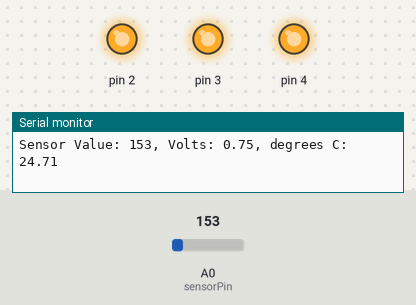
Bench run of a sketch on a simulated Arduino Uno, built with avr-gcc and run on an emulated ATmega328P. On the bench: output pins drawn as LEDs (lit = HIGH), the last lines printed to the serial monitor. The inputs (shaded band) are chosen by the test bench; at power-on: A0 (sensorPin) = 153.

Above: at 1.2 s.
1.3 s: A0 (sensorPin) set to 145
At 2.1 s:
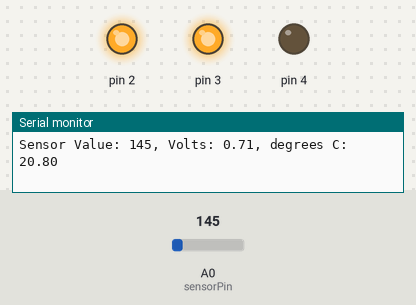
2.9 s: A0 (sensorPin) set to 133
At 3.7 s:
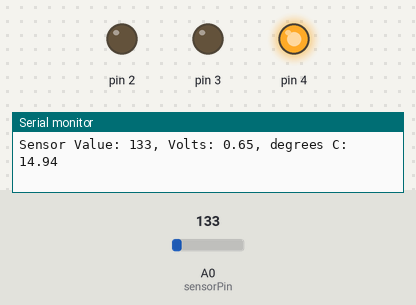
4.5 s: A0 (sensorPin) set to 165
At 5.3 s:
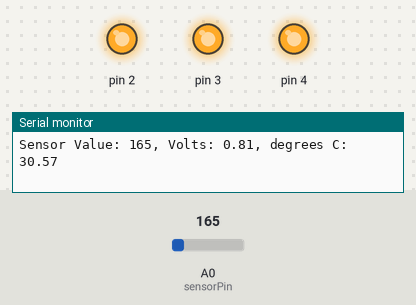
Timing chart, 0 to 7.5 s (numbered marks = the images above; inputs shaded):
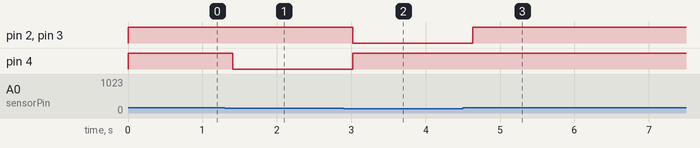

Measured:
- the behaviour switches between 146 and 145 on A0 (sensorPin) (found by bisection; images 0 and 1)
- after the input at 1.3 s, pin 4: HIGH → LOW after 0.11 s
- after the input at 2.9 s, pin 2, pin 3: HIGH → LOW after 0.12 s; pin 4: LOW → HIGH after 0.12 s
- after the input at 4.5 s, pin 2, pin 3: LOW → HIGH after 0.13 s

The sketch:

LoveOMeter.ino
```cpp
// set a constant, sensorPin, analog pin 0
// using the TMP36 temperature sensor
// datasheet url: http://arduino.cc/documents/datasheets/TEMP-TMP35_36_37.pdf
// TMP36 sensor reading: 10 millivolts of change is equal to 1˚ Celsius change
const int sensorPin = A0;
const float baselineTemp = 18.0;
// increments for ranges for the temperature sensor
const float increment = 1;


// setup() runs once when the Arduino is first powered on
void setup() {
    // Serial.begin() command opens up a connection between the Arduino and the
    // computer
    // the argument 9600 means 9600 bits per second
    // use the Arduino IDE's serial monitor to view the info you choose to send
    // send from the microcontroller. The baud rate will be 9600.
    Serial.begin(9600);

    for (int pinNumber = 2; pinNumber < 5; pinNumber++) {
        // Configure pins 2-4 as output
        pinMode(pinNumber, OUTPUT);
        // Set voltage for pins 2-4 as LOW
        digitalWrite(pinNumber, LOW);
    }
}

// loop() runs continuously after the setup() function has completed
void loop() {
    // local variable sensorVal stores the reading from the sensor
    // the argument is which analog pin to read.
    // the value will be between 0 to 1023, which represents voltage
    int sensorVal = analogRead(sensorPin);
    // convert the ADC reading to voltage
    // ADC = Analog to Digital Converter
    float voltage = (sensorVal / 1024.0) * 5.0;
    // convert the voltage to temperature in degrees
    // since the sensor can read temperatures below 0˚, subtract 0.5 to fix the
    // offset.
    float temp = (voltage - 0.5) * 100;

    // Serial.print() sends info from the Arduino to a connected computer
    Serial.print("Sensor Value: ");
    Serial.print(sensorVal);
    Serial.print(", Volts: ");
    Serial.print(voltage);
    Serial.print(", degrees C: ");
    // Serial.println() will make a new line
    Serial.println(temp);

    float baselineTempPlus1 = baselineTemp + 1 * increment;
    float baselineTempPlus2 = baselineTemp + 2 * increment;
    float baselineTempPlus3 = baselineTemp + 3 * increment;

    // if temperature is below baseline, all LEDs are off
    if (temp < baselineTemp) {
        digitalWrite(2, LOW);
        digitalWrite(3, LOW);
        digitalWrite(4, HIGH);
    }
    else if (temp >= baselineTempPlus1  && temp < baselineTempPlus2) {
        digitalWrite(2, HIGH);
        digitalWrite(3, LOW);
        digitalWrite(4, LOW);
    }
    else if (temp >= baselineTempPlus2 && temp < baselineTempPlus3) {
        digitalWrite(2, HIGH);
        digitalWrite(3, HIGH);
        digitalWrite(4, LOW);
    }
    else if (temp >= baselineTempPlus3) {
        digitalWrite(2, HIGH);
        digitalWrite(3, HIGH);
        digitalWrite(4, HIGH);
    }
    delay(200);
}
```
